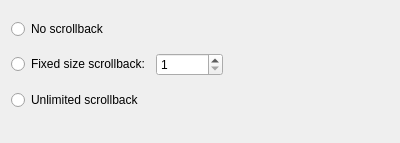
<?xml version="1.0" encoding="UTF-8"?>
<ui version="4.0">
 <class>HistorySizeWidget</class>
 <widget class="QWidget" name="HistorySizeWidget">
  <property name="geometry">
   <rect>
    <x>0</x>
    <y>0</y>
    <width>400</width>
    <height>143</height>
   </rect>
  </property>
  <property name="sizePolicy">
   <sizepolicy hsizetype="Preferred" vsizetype="Fixed">
    <horstretch>0</horstretch>
    <verstretch>0</verstretch>
   </sizepolicy>
  </property>
  <layout class="QVBoxLayout" name="verticalLayout">
   <item>
    <widget class="QRadioButton" name="noHistoryButton">
     <property name="sizePolicy">
      <sizepolicy hsizetype="Preferred" vsizetype="Fixed">
       <horstretch>0</horstretch>
       <verstretch>0</verstretch>
      </sizepolicy>
     </property>
     <property name="toolTip">
      <string>Do not remember previous output</string>
     </property>
     <property name="text">
      <string>No scrollback</string>
     </property>
    </widget>
   </item>
   <item>
    <layout class="QHBoxLayout">
     <property name="sizeConstraint">
      <enum>QLayout::SetFixedSize</enum>
     </property>
     <item>
      <widget class="QRadioButton" name="fixedSizeHistoryButton">
       <property name="sizePolicy">
        <sizepolicy hsizetype="Preferred" vsizetype="Fixed">
         <horstretch>0</horstretch>
         <verstretch>0</verstretch>
        </sizepolicy>
       </property>
       <property name="toolTip">
        <string>Limit the remembered output to a fixed number of lines</string>
       </property>
       <property name="text">
        <string>Fixed size scrollback:</string>
       </property>
      </widget>
     </item>
     <item>
      <widget class="KIntSpinBox" name="historyLineSpinner">
       <property name="toolTip">
        <string>Number of lines of output to remember</string>
       </property>
       <property name="minimum">
        <number>1</number>
       </property>
       <property name="maximum">
        <number>1000000</number>
       </property>
      </widget>
     </item>
     <item>
      <spacer>
       <property name="orientation">
        <enum>Qt::Horizontal</enum>
       </property>
       <property name="sizeHint" stdset="0">
        <size>
         <width>20</width>
         <height>20</height>
        </size>
       </property>
      </spacer>
     </item>
    </layout>
   </item>
   <item>
    <widget class="QRadioButton" name="unlimitedHistoryButton">
     <property name="sizePolicy">
      <sizepolicy hsizetype="Preferred" vsizetype="Fixed">
       <horstretch>0</horstretch>
       <verstretch>0</verstretch>
      </sizepolicy>
     </property>
     <property name="toolTip">
      <string>Remember all output produced by the terminal</string>
     </property>
     <property name="text">
      <string>Unlimited scrollback</string>
     </property>
    </widget>
   </item>
   <item>
    <widget class="KMessageWidget" name="unlimitedWarningWidget">
     <property name="sizePolicy">
      <sizepolicy hsizetype="Preferred" vsizetype="Fixed">
       <horstretch>0</horstretch>
       <verstretch>0</verstretch>
      </sizepolicy>
     </property>
    </widget>
   </item>
  </layout>
 </widget>
 <customwidgets>
  <customwidget>
   <class>KIntSpinBox</class>
   <extends>QSpinBox</extends>
   <header>knuminput.h</header>
  </customwidget>
  <customwidget>
   <class>KMessageWidget</class>
   <extends>QFrame</extends>
   <header>kmessagewidget.h</header>
   <container>1</container>
  </customwidget>
 </customwidgets>
 <resources/>
 <connections>
  <connection>
   <sender>fixedSizeHistoryButton</sender>
   <signal>toggled(bool)</signal>
   <receiver>historyLineSpinner</receiver>
   <slot>setEnabled(bool)</slot>
  </connection>
 </connections>
</ui>
